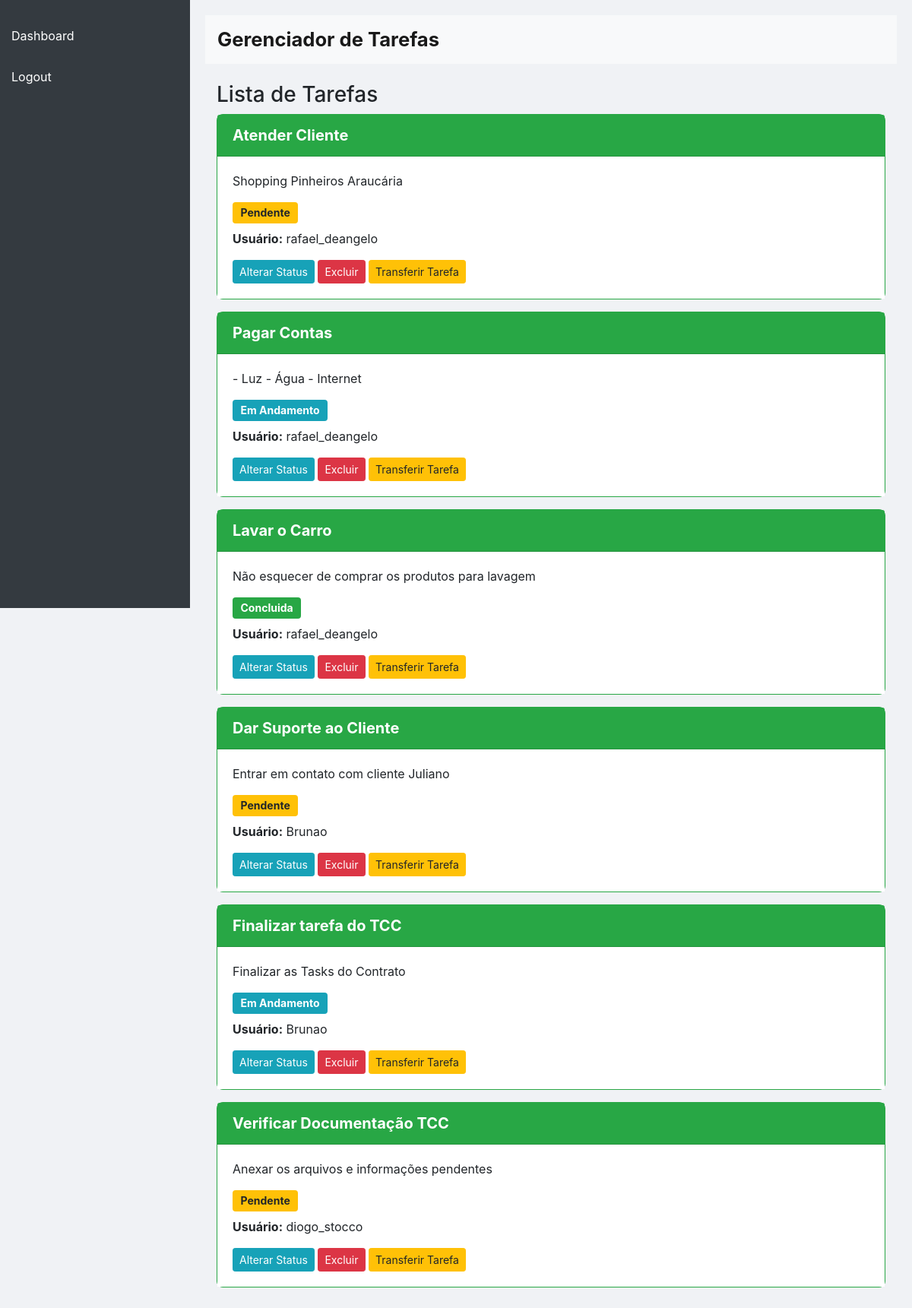
/all_tasks (signed in), run on the app's committed database.
### app.py (models this page shows)
class Task(db.Model):
    id = db.Column(db.Integer, primary_key=True)
    title = db.Column(db.String(100), nullable=False)
    description = db.Column(db.Text, nullable=False)
    status = db.Column(db.String(20), default='pendente')
    user_id = db.Column(db.Integer, db.ForeignKey('user.id'), nullable=False)

class User(db.Model):
    id = db.Column(db.Integer, primary_key=True)
    username = db.Column(db.String(150), unique=True, nullable=False)
    password = db.Column(db.String(150), nullable=False)
    tasks = db.relationship('Task', backref='owner', lazy=True)

### app.py (the view)
@app.route('/all_tasks')
def all_tasks():
    if 'user_id' not in session:
        return redirect(url_for('login'))
    tasks = Task.query.all()  # Recupera todas as tarefas de todos os usuários
    return render_template('all_tasks.html', tasks=tasks)

### templates/all_tasks.html (shortened to what this page needs)
<!DOCTYPE html>
<html lang="en">
<head>
    <link rel="stylesheet" href="https://stackpath.bootstrapcdn.com/bootstrap/4.5.2/css/bootstrap.min.css">
    <link rel="stylesheet" href="https://cdnjs.cloudflare.com/ajax/libs/font-awesome/5.15.4/css/all.min.css">
</head>
<body>
    <div class="sidebar">
        {% if 'user_id' in session %}
            <a href="{{ url_for('dashboard') }}">Dashboard</a>
            <a href="{{ url_for('logout') }}">Logout</a>
        {% else %}
            <a href="{{ url_for('login') }}">Login</a>
            <a href="{{ url_for('register') }}">Cadastre-se</a>
        {% endif %}
    </div>
    <div class="content">
        <nav class="navbar navbar-expand-lg navbar-light bg-light">
            <a class="navbar-brand" href="{{ url_for('index') }}">Gerenciador de Tarefas</a>
        </nav>
        <div class="container mt-4">
            <h3>Lista de Tarefas</h3>
            <div class="task-list">
                {% for task in tasks %}
                    <div class="card mb-3">
                        <div class="card-header">
                            {{ task.title }}
                        </div>
                        <div class="card-body">
                            <p class="card-text">{{ task.description }}</p>
                            <span class="badge
                                  {% if task.status == 'Pendente' %} badge-warning
                                  {% elif task.status == 'Em Andamento' %} badge-info
                                  {% elif task.status == 'Concluida' %} badge-success
                                  {% endif %}">
                                {{ task.status }}
                            </span>
                            <p class="mt-2"><strong>Usuário:</strong> {{ task.owner.username }}</p>
                            <div class="mt-3">
                                <a href="{{ url_for('edit_task', task_id=task.id) }}" class="btn btn-primary btn-sm">Alterar Status</a>
                                <a href="{{ url_for('delete_task', task_id=task.id) }}" class="btn btn-danger btn-sm">Excluir</a>
                                <a href="{{ url_for('change_task_owner', task_id=task.id) }}" class="btn btn-warning btn-sm">Transferir Tarefa</a>
                            </div>
                        </div>
                    </div>
                {% else %}
                    <p>Não há tarefas para exibir no momento!</p>
                {% endfor %}
            </div>
        </div>
    </div>
</body>
</html>

### templates/all_tasks.html (style rules this page uses)
body { background-color: #f0f2f5; }
.sidebar { height: 100vh; width: 250px; position: fixed; top: 0; left: 0; background-color: #343a40; color: #ffffff; padding-top: 20px; }
.sidebar a { color: #ffffff; padding: 15px; text-decoration: none; display: block; transition: background-color 0.3s, color 0.3s; }
.content { margin-left: 250px; padding: 20px; }
.navbar { background-color: #6c757d; }
.navbar-brand { font-size: 1.6rem; font-weight: bold; color: #ffffff; }
.card { border: 1px solid #28a745; border-radius: 0.5rem; }
.card-header { background-color: #28a745; color: #ffffff; font-size: 1.25rem; font-weight: bold; }
.card-body { background-color: #ffffff; }
.badge { font-size: 0.875rem; padding: 0.5em 0.75em; border-radius: 0.25rem; }
.btn-sm { padding: 0.25rem 0.5rem; font-size: 0.875rem; line-height: 1.5; border-radius: 0.2rem; }
.btn-primary { background-color: #17a2b8; border-color: #17a2b8; }
.btn-danger { background-color: #dc3545; border-color: #dc3545; }
.btn-warning { background-color: #ffc107; border-color: #ffc107; }

### data on the page
Task: title "Atender Cliente", description "Shopping Pinheiros Araucária", status "Pendente", owner.username "rafael_deangelo"
Task: title "Pagar Contas", description "- Luz - Água - Internet", status "Em Andamento", owner.username "rafael_deangelo"
Task: title "Lavar o Carro", description "Não esquecer de comprar os produtos para lavagem", status "Concluida", owner.username "rafael_deangelo"
Task: title "Dar Suporte ao Cliente", description "Entrar em contato com cliente Juliano", status "Pendente", owner.username "Brunao"
Task: title "Finalizar tarefa do TCC", description "Finalizar as Tasks do Contrato", status "Em Andamento", owner.username "Brunao"
Task: title "Verificar Documentação TCC", description "Anexar os arquivos e informações pendentes", status "Pendente", owner.username "diogo_stocco"
